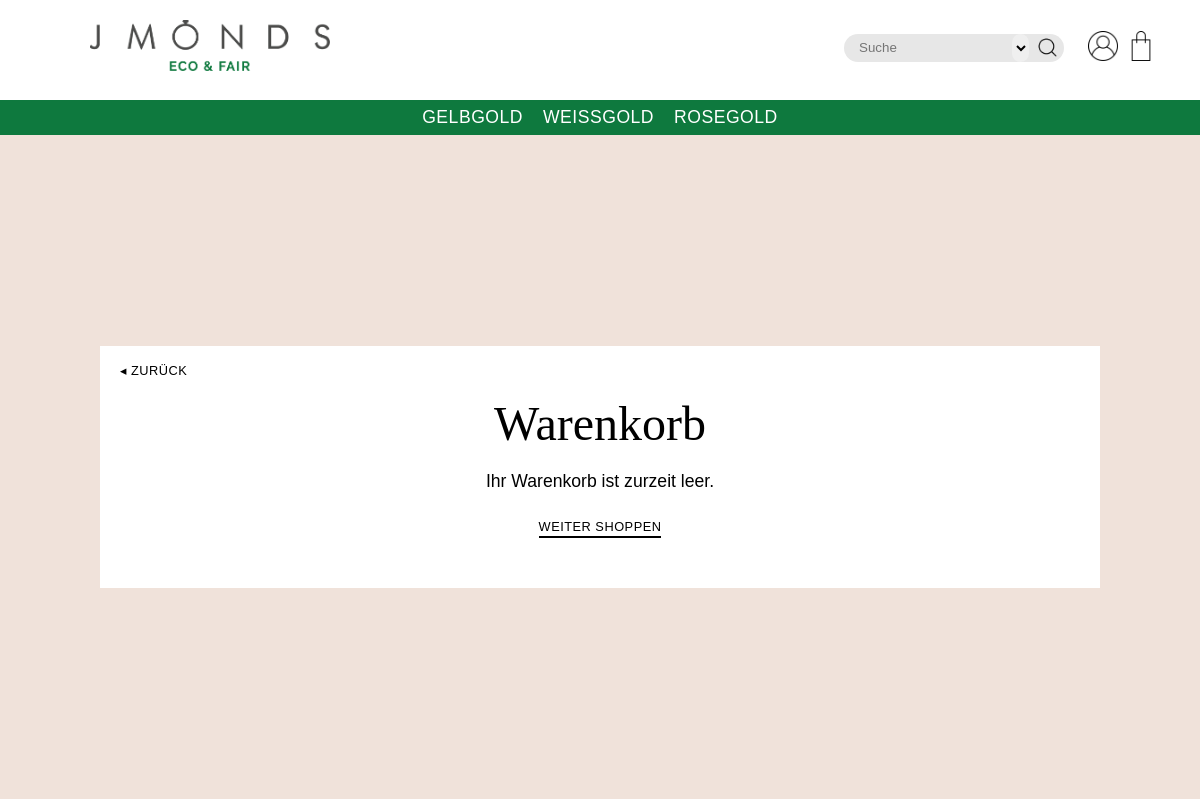
/cart/show/ (signed in), run on an earlier commit of the app's database.
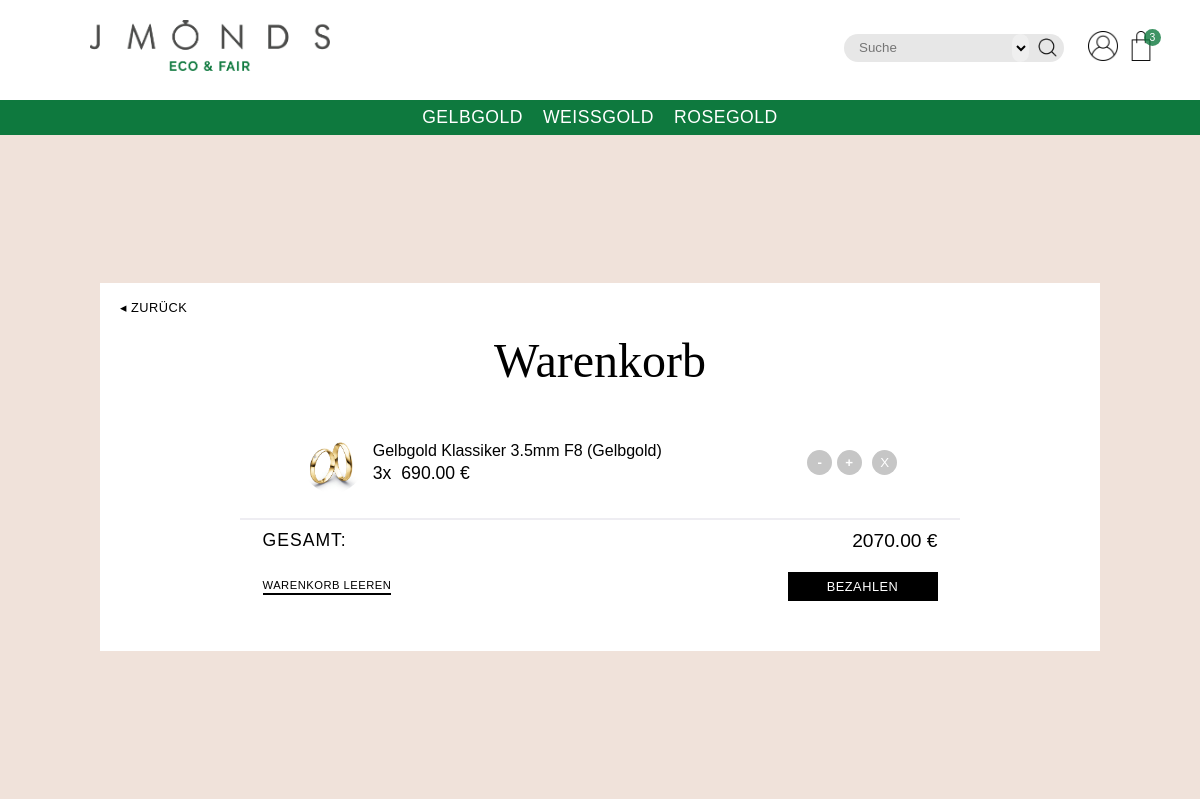
And on a later commit of the database.
### UserManagement/models.py (models this page shows, shortened)
class MyUser(AbstractUser):
    pass
    profile_picture = models.ImageField(upload_to='picture_uploads/', blank=True, null=True)
    def get_user_cart_amount(self):
        cart = Cart.objects.filter(user_elem=self.id).first()
        if cart:
            amount = 0
            cart_list = CartItem.objects.filter(cart=cart)
            for item in cart_list:
                amount += item.quantity
            return amount
        else:
            return 0

### Cart/models.py (models this page shows, shortened)
class Cart(models.Model):
    timestamp = models.DateTimeField(default=timezone.now)
    user_elem = models.ForeignKey(settings.AUTH_USER_MODEL, on_delete=models.CASCADE, null=True)
    user_ip = models.CharField(max_length=1000)
    def get_total(self):
        total = Decimal(0.0)
        cart_items = CartItem.objects.filter(cart=self)
        for elem in cart_items:
            total += elem.price * elem.quantity
        return total

class CartItem(models.Model):
    product_id = models.IntegerField()
    product_name = models.CharField(max_length=1000)
    product_img_url = models.ImageField(upload_to='product_images/', blank=True, null=True)
    price = models.DecimalField(decimal_places=2, max_digits=10)
    quantity = models.IntegerField(default=1)
    cart = models.ForeignKey(Cart, on_delete=models.CASCADE)

### Cart/views.py (the view)
# urls.py: path('show/', views.show_cart, name="cart-show"),
def show_cart(request):
    if request.method == 'POST':
        if request.POST.__contains__('search_input'):
            return search_script(request)
        if 'empty' in request.POST:
            if request.user.id is not None:
                Cart.objects.get(user_elem=request.user).delete()
            else:
                Cart.objects.get(user_ip=get_client_ip(request), user_elem=None).delete()
            context = {
                'cart_is_empty': True,
                'cart_items': None,
                'amount': 0.0
            }
            return render(request, 'cart.html', context)
        elif 'pay' in request.POST:
            return redirect('cart-pay')
        elif 'change_quantity_add' in request.POST:
            return change_quantity(request, True)
        elif 'change_quantity_rem' in request.POST:
            return change_quantity(request, False)
        elif 'remove_item' in request.POST:
            if request.user.id is not None:
                cart = Cart.objects.get(user_elem=request.user)
            else:
                cart = Cart.objects.get(user_ip=get_client_ip(request), user_elem=None)
            CartItem.objects.get(cart=cart, product_id=request.POST.get('remove_item')).delete()
            return redirect('cart-show')
    else:
        cart_is_empty = True
        cart_items = None
        total = Decimal(0.0)
        user_ip = get_client_ip(request)
        if request.user.id is None:
            carts = Cart.objects.filter(user_ip=user_ip, user_elem=None)
        else:
            cart_merge(request)
            carts = Cart.objects.filter(user_elem=request.user)
        if carts:
            cart = carts.first()
            cart_is_empty = len(CartItem.objects.filter(cart=cart)) <= 0
            cart_items = CartItem.objects.filter(cart=cart)
            total = cart.get_total()
        context = {
            'cart_is_empty': cart_is_empty,
            'cart_items': cart_items,
            'total': total
        }
        return render(request, 'cart.html', context)

### Cart/views.py (called while the page is built, shortened)
def cart_merge(request):
    if request.user.id is None:
        return
    account_cart = Cart.objects.filter(user_elem=request.user).first()
    ip_cart = Cart.objects.filter(user_ip=get_client_ip(request), user_elem=None).first()
    if account_cart is None and ip_cart is not None:
        account_cart = Cart.objects.create(user_elem=request.user, user_ip=get_client_ip(request))

### static/script/utility.py (called while the page is built)
def get_client_ip(request):
    x_forwarded_for = request.META.get('HTTP_X_FORWARDED_FOR')
    if x_forwarded_for:
        ip = x_forwarded_for.split(',')[0]
    else:
        ip = request.META.get('REMOTE_ADDR')
    return ip

### Cart/templates/cart.html (shortened to what this page needs)
{% extends 'base.html' %}
{% load static %}
{% block bodyContent %}
    <div id="mm-page">
        <div class="mm-page__inner-wrapper cart-page">
            <a class="tertiary-btn back-btn" href="{% url 'landing-page' %}">&#9666; Zurück</a>
            <h2>Warenkorb</h2>
            {% if cart_is_empty %}
                <p class="empty-cart-text">Ihr Warenkorb ist zurzeit leer.</p>
                <a href="{% url 'landing-page' %}" class="secondary-btn">Weiter shoppen</a>
            {% else %}
                <ul id="cart-container">
                    {% for item in cart_items %}
                        <li class="cart-elem">
                            <div>
                                <div class="product-img-wrapper">
                                    <img src="{{ item.product_img_url.url }}" alt="Produkt Bild">
                                </div>
                                <div class="product-info-wrapper">
                                    <a href="{% url 'ring_detail' pk=item.product_id %}" class="product-name">{{ item.product_name }}</a>
                                    <div class="product-quantity-price-wrapper">
                                        <p>{{ item.quantity }}x</p>
                                        <p>{{ item.price }} €</p>
                                    </div>
                                </div>
                            </div>
                            <div>
                                <div>
                                    <button class="cq_rem_btn" name="change_quantity_rem" value="{{ item.product_id }}">-</button>
                                    <button class="cq_add_btn" name="change_quantity_add" value="{{ item.product_id }}">+</button>
                                </div>
                                <div>
                                    <button class="remove_item_btn" name="remove_item" value="{{ item.product_id }}">X</button>
                                </div>
                            </div>
                        </li>
                    {% endfor %}
                </ul>
                <div class="cart-total-wrapper">
                    <h4>Gesamt:</h4>
                    <h4>{{ total }} €</h4>
                </div>
                <form method="POST" class="cart-final-btn-wrapper">
                    <button type="submit" name="empty" class="secondary-btn">Warenkorb leeren</button>
                    <button type="submit" name="pay" class="btn inverted">Bezahlen</button>
                </form>
            {% endif %}
        </div>
    </div>
{% endblock %}

### templates/base.html (shortened to what this page needs)
{% load static %}
<!DOCTYPE html>
<html lang="de" xmlns="http://www.w3.org/1999/html">
<head>
    <link href="https://unpkg.com/sanitize.css" rel="stylesheet">
    <link href="{% static "style/style.css" %}" rel="stylesheet">
    <link rel="stylesheet" href="https://use.typekit.net/jby6hqc.css">
</head>
<body>
<header>
    <div class="header__elem-wrapper banner-wrapper">
        <div>
           <a href="{%  url 'landing-page' %}"><img src="{% static "assets/logos/Jmonds_logo_ecoFair.png" %}" alt="JMONDS - Eco & Fair"></a>
        </div>
        <div class="elem-wrapper__icon-wrapper">
            <form id="search-container" method="POST">
                <select name="search-type" id="search-select">
                </select>
                <input type="text" placeholder="Suche" name="search_input" id="searchbar">
                <button type="submit"><img src="{% static "assets/icons/search.png" %}" alt="Suchen"></button>
            </form>
            {% if user.is_authenticated %}
                {% block logged_in_content %}
                    <a href="{% url 'user_profile' pk=user.id %}"><img src="{% static "assets/icons/user.png" %}" alt="Profil"></a>
                {% endblock %}
            {% else %}
                {% block not_logged_in_content %}
                    <a href="{% url 'login' %}"><img src="{% static "assets/icons/user.png" %}" alt="Login"></a>
                {% endblock %}
            {% endif %}
            <a href="{% url 'cart-show' %}" class="cart-icon">
                <img src="{% static "assets/icons/shopping-bag.png" %}" alt="Cart">
                {% if user.is_authenticated and user.get_user_cart_amount is not 0 %}
                    <p>{{ user.get_user_cart_amount }}</p>
                {% endif %}
            </a>
        </div>
    </div>
    <div class="header__navbar">
        <ul>
            <li><a href="{% url 'ring-list' query='Gelbgold' %}">Gelbgold</a></li>
            <li><a href="{% url 'ring-list' query='Weißgold' %}">Weißgold</a></li>
            <li><a href="{% url 'ring-list' query='Rosegold' %}">Rosegold</a></li>
        </ul>
    </div>
</header>
<main>
    {% block bodyContent %}Base Block{% endblock %}
</main>
</body>
</html>

What changed in the data, as far as the page shows it:
now on this page (row edited): MyUser: get_user_cart_amount "3"
added CartItem: product_img_url (picture), product_name "Gelbgold Klassiker 3.5mm F8 (Gelbgold)", quantity "3", price "690.00", {{ item.product_id }} 7 (drawn)
Also different on the page:
{{ total }}: (not shown) → "2070.00"
text no longer shown: "Ihr Warenkorb ist zurzeit leer. WEITER SHOPPEN"
text now shown: "GESAMT: € WARENKORB LEEREN BEZAHLEN"
